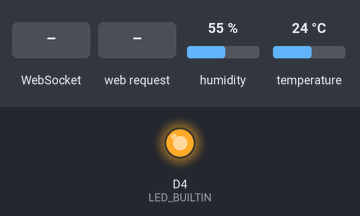
This program was run on a simulated ESP8266 (NodeMCU). On the bench: output pins drawn as LEDs (lit = HIGH, except the on-board LED, lit = LOW). The inputs (shaded band) are chosen by the test bench; at power-on: humidity 55 %, temperature 24 °C. WiFi joins after 1.5 s; servers stay silent unless stated; what the program prints to the serial monitor is not drawn.

Above: at 2.7 s.
2.8 s: WebSocket text "#TOGGLE" received
At 3.1 s:
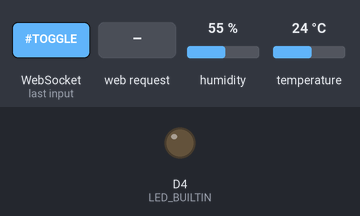
4.3 s: HTTP request GET /toggle received
At 5.4 s:
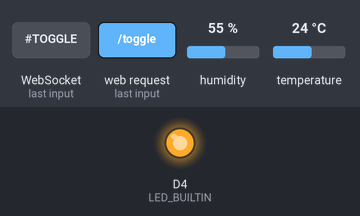
Timing chart, 0 to 7.3 s (numbered marks = the images above; inputs shaded):
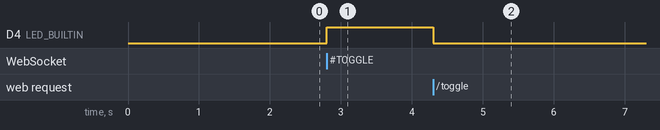

The program:

main.cpp
```cpp
#include <Arduino.h>
#include <ESP8266WiFi.h>
#include <ESP8266WebServer.h>
#include <ESP8266mDNS.h>
#include <WebSocketsServer.h>
#include <SimpleDHT.h>
#include <SimpleTimer.h>

#include "MAIN_PAGE.h"


const char* ssid = "C21.20";      // Wifi SSID
const char* pw = "diamondc2120";  // Wifi password

SimpleTimer timer;
ESP8266WebServer server(80);
MDNSResponder mdns;
WebSocketsServer ws = WebSocketsServer(81);

SimpleDHT11 dht11(D0);

volatile bool led_state = false;
volatile uint8_t temp;
volatile uint8_t humi;
bool toggle_led();
void readDHT();
void sendDHTToClient();

void wsHandler(uint8_t, WStype_t, uint8_t*, size_t);

void setup() {
  // Mo Serial va cho doi ket noi
  Serial.begin(115200);
  while (!Serial) delay(10);

  // Ket noi den WiFi
  Serial.print("Connecting to WiFi...");
  WiFi.begin(ssid, pw);
  while (WiFi.status() != WL_CONNECTED) {
    delay(500);
    Serial.print(".");
  }
  Serial.println();

  Serial.println("Connected to WiFi");
  Serial.print("IP address: ");
  Serial.println(WiFi.localIP());


  // Request handler
  server.on("/", HTTP_ANY, []() {
    server.send(200, "text/html", MAIN_PAGE);
  });

  server.on("/toggle", HTTP_GET, []() {
    server.send(200, "text/plain", String(toggle_led()));
  });

  server.on("/getstatus", HTTP_GET, []() {
    server.send(200, "text/html", String(led_state));
  });

  server.onNotFound([]() {
    server.send(404, "text/html", "<h1>Not found</h1>");
  });

  server.begin();
  ws.begin();
  ws.onEvent(wsHandler);

  // Setup mDNS
  if (mdns.begin("ledcontrol")) {
    Serial.println("mDNS responder started");
    mdns.addService("http", "tcp", 80);
  }

  pinMode(LED_BUILTIN, OUTPUT);
  digitalWrite(LED_BUILTIN, led_state);

  timer.setInterval(1000L, readDHT);
  timer.setInterval(1000L, sendDHTToClient);
}


void wsHandler(uint8_t client_id, WStype_t type, uint8_t* payload, size_t length)
{
  switch (type)
  {

  // Thiết bị mới kết nối
  case WStype_CONNECTED:
    Serial.printf("[%u] Connected! - IP: %s\n", client_id, ws.remoteIP(client_id).toString().c_str());
    break;

  case WStype_DISCONNECTED:
    Serial.printf("[%u] Disconnected!\n", client_id);
    break;

  case WStype_TEXT:
    String plstr = String((char*)payload);
    if (plstr.startsWith("#TOGGLE"))
    {
      toggle_led();
      ws.sendTXT(client_id, String(led_state).c_str());
      // ws.broadcastTXT // gửi tới toàn bộ client
    }
  }
}


void loop() {
  server.handleClient();
  ws.loop();
  mdns.update();
  timer.run();
}

bool toggle_led() {
  led_state = !led_state;
  digitalWrite(LED_BUILTIN, led_state);
  if (ws.connectedClients() > 0) {
    char payload[20];
    sprintf(payload, "LED_STATE:%d", led_state);
    ws.broadcastTXT(payload);
  }
  return led_state;
}

void readDHT() {
  uint8_t t;
  uint8_t h;
  if (dht11.read(&t, &h, NULL) == SimpleDHTErrSuccess) {
    temp = t;
    humi = h;
  }
}

void sendDHTToClient() {
  if (ws.connectedClients() == 0) return;
  char payload[20];
  sprintf(payload, "READ_DHT:%d-%d", temp, humi);
  ws.broadcastTXT(payload);
}
```

MAIN_PAGE.h
```cpp
#ifndef MAIN_PAGE_H
#define MAIN_PAGE_H


const char *MAIN_PAGE = R"html(
<!doctypehtml><html lang=en><meta charset=UTF-8><meta content="width=device-width,initial-scale=1"name=viewport><title>ESP8266</title><link href=https://cdn.jsdelivr.net/npm/bootstrap@5.3.3/dist/css/bootstrap.min.css rel=stylesheet crossorigin=anonymous integrity=sha384-QWTKZyjpPEjISv5WaRU9OFeRpok6YctnYmDr5pNlyT2bRjXh0JMhjY6hW+ALEwIH><link href=https://cdn.jsdelivr.net/gh/hung1001/font-awesome-pro@4cac1a6/css/all.css rel=stylesheet><style>.main-content{margin-top:50px;width:100%;max-width:450px}.form-check-control{width:50px!important;height:25px!important}.card{border-width:0!important;box-shadow:0 0 10px rgba(0,0,0,.1);border-radius:12px;margin-bottom:40px}.card-circle{display:flex;justify-content:center;align-items:center;width:150px;height:150px;border-radius:200px}</style><div class="container-fluid main-content"><div class=card><div class="d-flex align-items-center card-body"><div><span class=fs-4>LED Builtin</span></div><div class="form-check form-switch ms-auto"><input class="form-check-control form-check-input"id=led-btn role=switch type=checkbox></div></div></div><div class="container mt-5"><div class="d-flex justify-content-center"><div class="card-circle bg-danger-subtle"><span class=fs-3><i class="far fa-thermometer-half"></i> <span class=temp-text></span></span></div><div class="card-circle bg-info-subtle ms-5"><span class=fs-3><i class="far fa-humidity"></i> <span class=humi-text></span></span></div></div></div></div><script crossorigin=anonymous integrity=sha384-YvpcrYf0tY3lHB60NNkmXc5s9fDVZLESaAA55NDzOxhy9GkcIdslK1eN7N6jIeHz src=https://cdn.jsdelivr.net/npm/bootstrap@5.3.3/dist/js/bootstrap.bundle.min.js></script><script>const ws = new WebSocket(`ws://${window.location.host}:81`)
const $btn = document.querySelector('#led-btn')

// HTTP GET request
function req(ep, cb) {
    fetch(ep)
        .then((res) => res.text())
        .then((data) => {
            if (cb)
                cb(data)
        })
        .catch((err) => {
            console.log(err)
        })
}

function updateButton(state) {
    $btn.checked = state === '0' ? true : false
}

// Kiem tra thai hien tai cua led
req('/getstatus', updateButton)

// Khi ma nhan nut

$btn.addEventListener('click', (e) => {
    req('/toggle', updateButton)
})</script><script>ws.addEventListener('message', (e) => {
    const msg = e.data
    if (msg.startsWith('LED_STATE')) {
        updateButton(msg.split(':')[1])
    }

    if (msg.startsWith('READ_DHT')) {
        const [temp, humi] = msg.split(':')[1].split('-')
        document.querySelector('.temp-text').innerHTML = temp + '°C'
        document.querySelector('.humi-text').innerText = humi + '%'
    }
})</script>
)html";


#endif // MAIN_PAGE_H
```

Measured:
- after the input at 2.8 s, D4 (LED_BUILTIN): LOW → HIGH at once
- after the input at 4.3 s, D4 (LED_BUILTIN): HIGH → LOW at once
